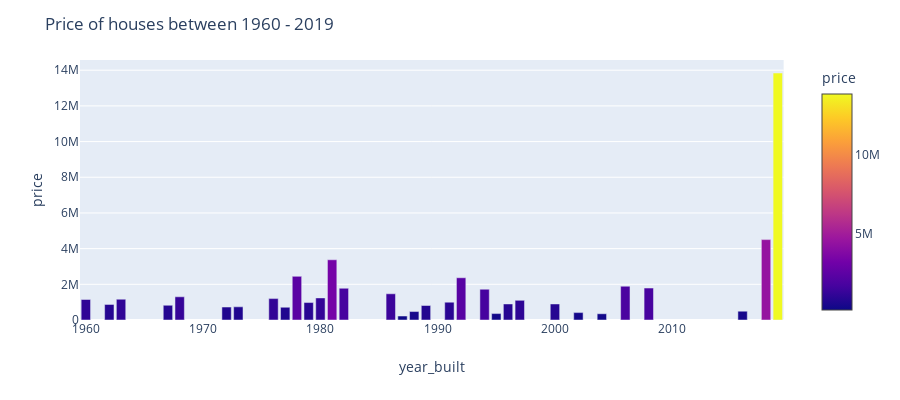

The cell this chart's notebook holds for it:
### Code cell
year_groupby = df.groupby(['year_built']).price.sum().reset_index()
sort_year_groupby = year_groupby.sort_values(by='price', ascending=False)
sort_year_groupby

fig = px.bar(sort_year_groupby, x='year_built', y='price',
             hover_data=['year_built', 'price'], color='price',
             height=400)

fig.update_layout(title_text='Price of houses between 1960 - 2019')
fig.show()

### Figure 1 — Plotly figure (JSON) as saved in the notebook; plotly's stock layout.template omitted (floating-point values rounded to 4 significant figures)
{"data": [{"alignmentgroup": "True", "customdata": [[2019, 13842760], [2018, 4505463], [1981, 3374900], [1978, 2447444], [1992, 2367449], [2006, 1895000], [2008, 1790000], [1982, 1778964], [1994, 1725000], [1986, 1469000], [1968, 1300000], [1980, 1237164], [1976, 1199455], [1963, 1165042], [1960, 1150000], [1997, 1100000], [1991, 999800], [1979, 977500], [1996, 900000], [2000, 899000], [1962, 875000], [1967, 825000], [1989, 812000], [1973, 738069], [1972, 725000], [1977, 715000], [2016, 494900], [1988, 473250], [2002, 415000], [1995, 359000], [2004, 350000], [1987, 222500]], "hoverlabel": {"namelength": 0}, "hovertemplate": "year_built=%{customdata[0]}<br>price=%{marker.color}", "legendgroup": "", "marker": {"color": [13842760, 4505463, 3374900, 2447444, 2367449, 1895000, 1790000, 1778964, 1725000, 1469000, 1300000, 1237164, 1199455, 1165042, 1150000, 1100000, 999800, 977500, 900000, 899000, 875000, 825000, 812000, 738069, 725000, 715000, 494900, 473250, 415000, 359000, 350000, 222500], "coloraxis": "coloraxis"}, "name": "", "offsetgroup": "", "orientation": "v", "showlegend": false, "textposition": "auto", "type": "bar", "x": [2019, 2018, 1981, 1978, 1992, 2006, 2008, 1982, 1994, 1986, 1968, 1980, 1976, 1963, 1960, 1997, 1991, 1979, 1996, 2000, 1962, 1967, 1989, 1973, 1972, 1977, 2016, 1988, 2002, 1995, 2004, 1987], "xaxis": "x", "y": [13842760, 4505463, 3374900, 2447444, 2367449, 1895000, 1790000, 1778964, 1725000, 1469000, 1300000, 1237164, 1199455, 1165042, 1150000, 1100000, 999800, 977500, 900000, 899000, 875000, 825000, 812000, 738069, 725000, 715000, 494900, 473250, 415000, 359000, 350000, 222500], "yaxis": "y"}], "layout": {"barmode": "relative", "coloraxis": {"colorbar": {"title": {"text": "price"}}, "colorscale": [[0, "#0d0887"], [0.1111, "#46039f"], [0.2222, "#7201a8"], [0.3333, "#9c179e"], [0.4444, "#bd3786"], [0.5556, "#d8576b"], [0.6667, "#ed7953"], [0.7778, "#fb9f3a"], [0.8889, "#fdca26"], [1, "#f0f921"]]}, "height": 400, "legend": {"tracegroupgap": 0}, "margin": {"t": 60}, "title": {"text": "Price of houses between 1960 - 2019"}, "xaxis": {"anchor": "y", "domain": [0, 0.98], "title": {"text": "year_built"}}, "yaxis": {"anchor": "x", "domain": [0, 1], "title": {"text": "price"}}}}
